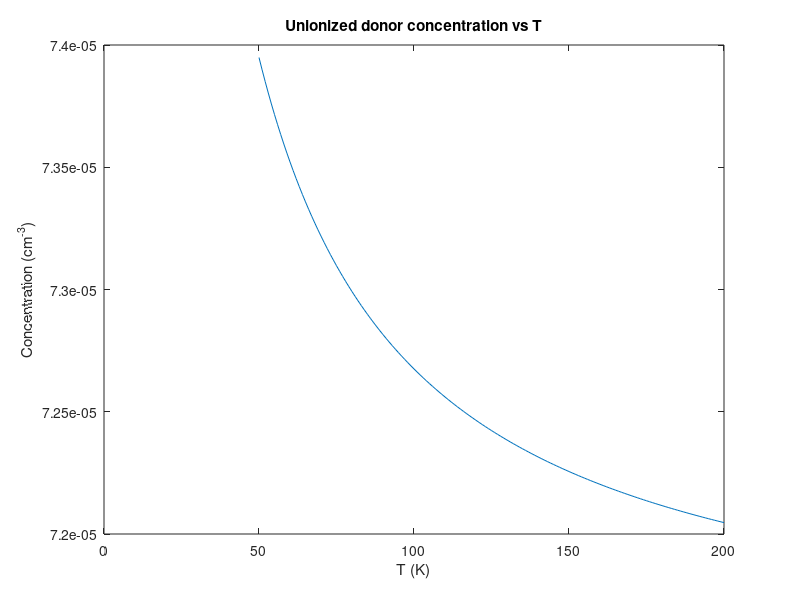

This chart was generated by the following MATLAB code:
clear; close all; clc;
T = 50:200;
Nc = 2.8e19;
En = .045; %ionization energy
Nd = 1e15;
plot(T, 1./(1+.5*Nc/Nd.*exp(-En./(.0259*T))));
title('Unionized donor concentration vs T');
xlabel('T (K)'); ylabel('Concentration (cm^-^3)');
